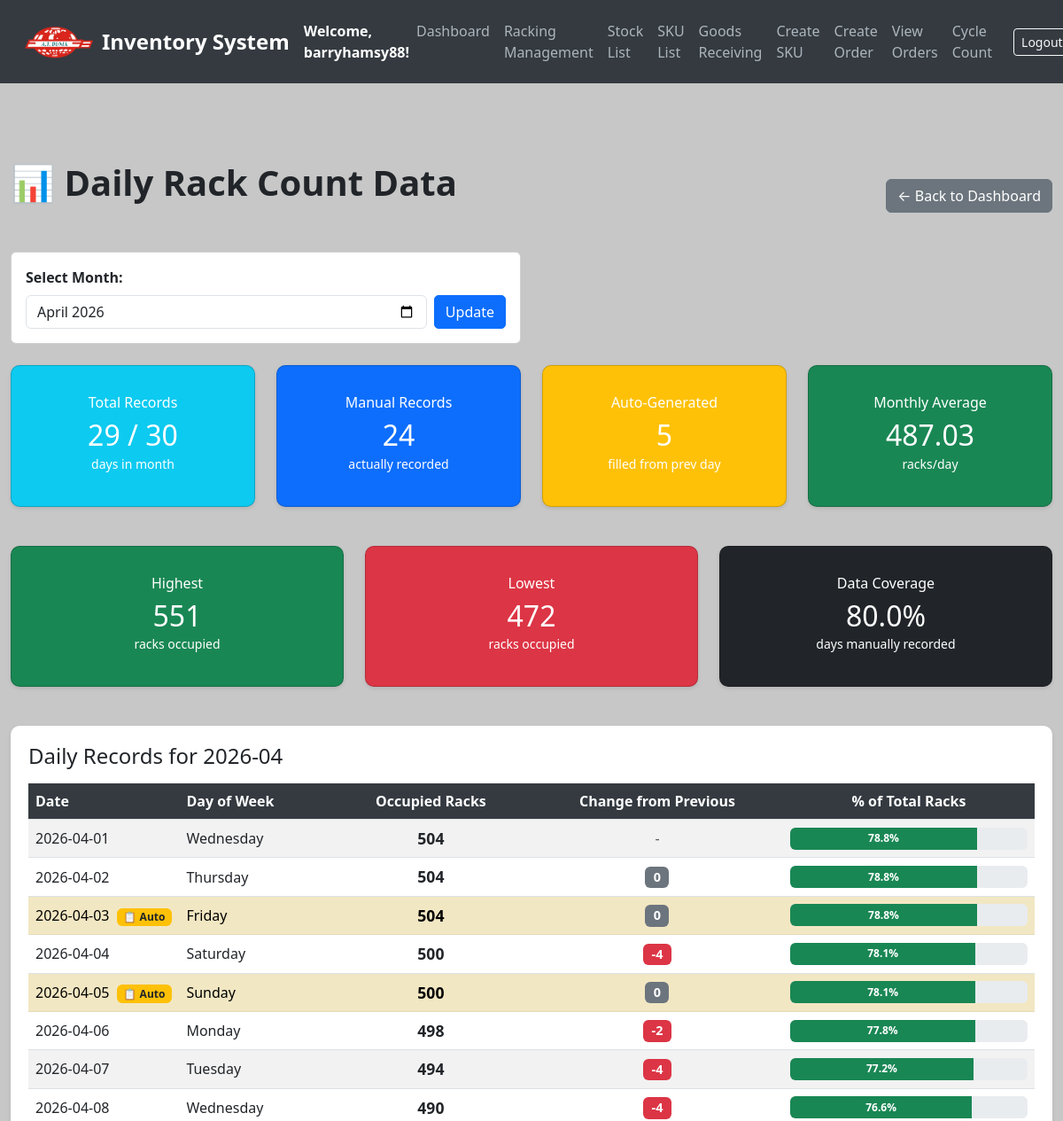
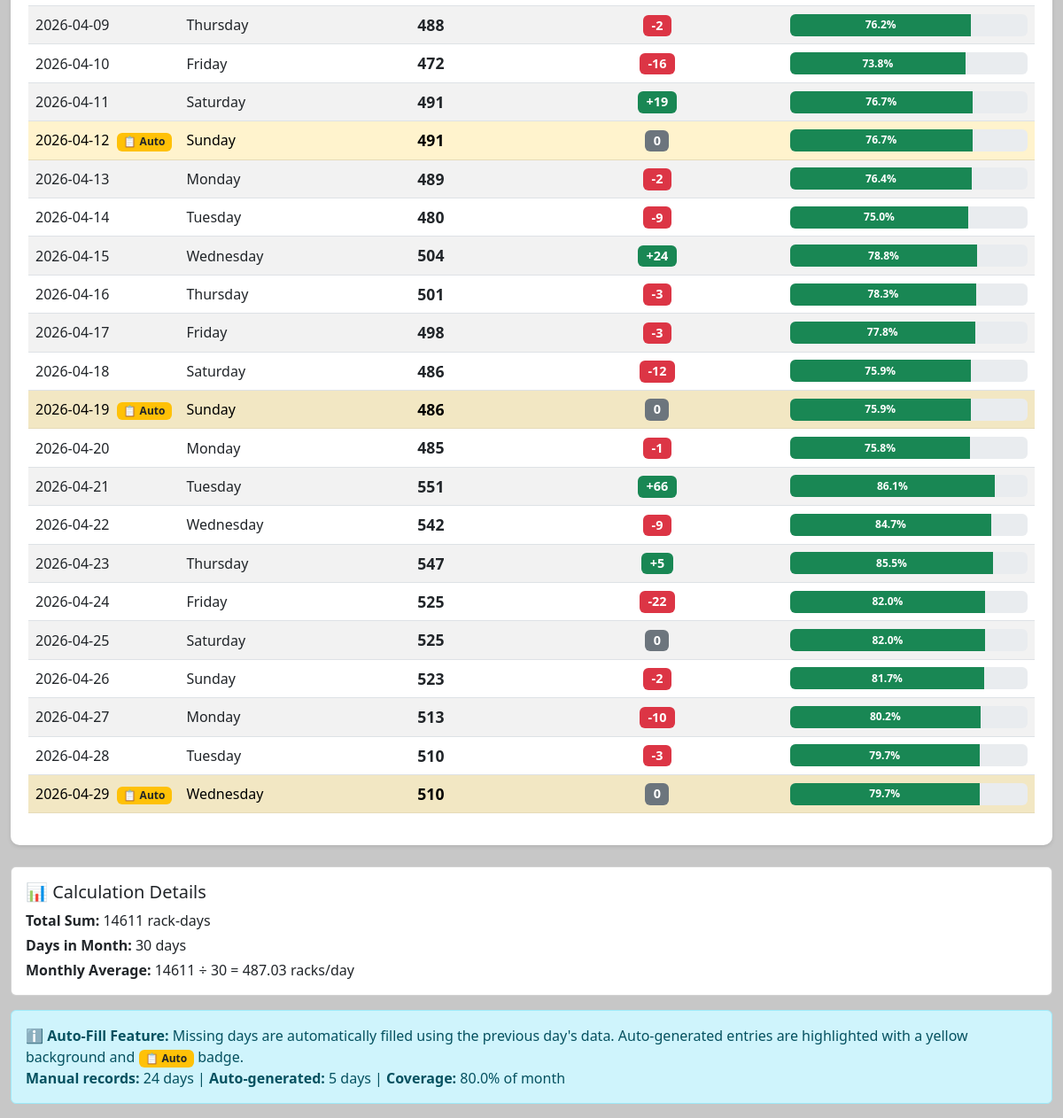
The app's page /daily-rack-count (signed in) with its own data (2 pictures, top to bottom).
### models.py (models this page shows, shortened)
class User(UserMixin, db.Model):
    __tablename__ = 'users'
    id = db.Column(db.Integer, primary_key=True)
    username = db.Column(db.String(80), unique=True, nullable=False)
    email = db.Column(db.String(120), unique=True, nullable=False)
    password = db.Column(db.String(200), nullable=False)  # Store hashed passwords
    date_created = db.Column(db.DateTime, default=get_local_time)
    last_login = db.Column(db.DateTime, nullable=True)
    is_active = db.Column(db.Boolean, default=True)  # For account activation/deactivation
    is_approved = db.Column(db.Boolean, default=False)
    is_admin = db.Column(db.Boolean, default=False)

class DailyRackCount(db.Model):
    id = db.Column(db.Integer, primary_key=True)
    date = db.Column(db.Date, unique=True, nullable=False, default=date.today)
    occupied_racks = db.Column(db.Integer, nullable=False)

### app.py (the view, shortened to what this page needs)
@app.route('/daily-rack-count')
@login_required
def daily_rack_count():
    from datetime import timedelta
    import pytz
    selected_month_str = request.args.get('month', default=None)
    if selected_month_str:
        try:
            selected_month = datetime.strptime(selected_month_str, '%Y-%m')
        except ValueError:
            selected_month = datetime.now()
    else:
        selected_month = datetime.now()
    days_in_month = monthrange(selected_month.year, selected_month.month)[1]
    today = datetime.now(pytz.timezone('Asia/Kuala_Lumpur')).date()
    daily_rack_counts = (
        db.session.query(DailyRackCount)
        .filter(extract('month', DailyRackCount.date) == selected_month.month)
        .filter(extract('year', DailyRackCount.date) == selected_month.year)
        .order_by(DailyRackCount.date.asc())  # Oldest first
        .all()
    )
    existing_data = {}
    for record in daily_rack_counts:
        existing_data[record.date] = {
            'date': record.date,
            'occupied_racks': record.occupied_racks,
            'is_auto_generated': False
        }
    complete_records = []
    first_day = datetime(selected_month.year, selected_month.month, 1).date()
    last_day = datetime(selected_month.year, selected_month.month, days_in_month).date()
    if last_day > today:
        last_day = today
    current_date = first_day
    previous_value = None  # Track the previous day's value for auto-fill
    while current_date <= last_day:
        if current_date in existing_data:
            complete_records.append(existing_data[current_date])
            previous_value = existing_data[current_date]['occupied_racks']
        else:
            if previous_value is not None:
                complete_records.append({
                    'date': current_date,
                    'occupied_racks': previous_value,
                    'is_auto_generated': True
                })
        current_date += timedelta(days=1)
    if complete_records:
        max_occupied = max(r['occupied_racks'] for r in complete_records)
        min_occupied = min(r['occupied_racks'] for r in complete_records)
        total_records = len(complete_records)
        manual_records = sum(1 for r in complete_records if not r['is_auto_generated'])
        auto_records = sum(1 for r in complete_records if r['is_auto_generated'])
        total_occupied = sum(r['occupied_racks'] for r in complete_records)
        monthly_average = total_occupied / days_in_month if days_in_month else 0
    total_racks = Racking.query.count()
    return render_template(
        'daily_rack_count.html',
        daily_rack_counts=complete_records,  # Complete list with auto-filled days (up to today)
        selected_month=selected_month_str or selected_month.strftime('%Y-%m'),
        max_occupied=max_occupied,
        min_occupied=min_occupied,
        total_daily_records=total_records,
        manual_records=manual_records,  # Count of manual records
        auto_records=auto_records,  # Count of auto-generated records
        days_in_month=days_in_month,
        monthly_average=monthly_average,
        total_occupied=total_occupied,
        total_racks=total_racks
    )

### app.py (called while the page is built)
@login_manager.user_loader
def load_user(user_id):
    return db.session.get(User, int(user_id))

### templates/daily_rack_count.html (shortened to what this page needs)
<!DOCTYPE html>
<html lang="en">
<head>
    <link href="https://cdn.jsdelivr.net/npm/bootstrap@5.3.0/dist/css/bootstrap.min.css" rel="stylesheet">
</head>
<body>
<nav class="navbar navbar-expand-lg navbar-dark">
    <div class="container-fluid">
        <img src="{{ url_for('static', filename='logo_.png') }}" alt="Logo" width="80" height="40" class="me-2">
        <a class="navbar-brand" href="/">Inventory System</a>
        <strong class="text-white">Welcome, {{ current_user.username }}!</strong>
        <div class="collapse navbar-collapse" id="navbarNav">
            <ul class="navbar-nav ms-auto">
                <li class="nav-item"><a class="nav-link" href="/dashboard">Dashboard</a></li>
                <li class="nav-item"><a class="nav-link" href="/create_racking">Racking Management</a></li>
                <li class="nav-item"><a class="nav-link" href="/stocks">Stock List</a></li>
                <li class="nav-item"><a class="nav-link" href="/sku-list">SKU List</a></li>
                <li class="nav-item"><a class="nav-link" href="/create-stock">Goods Receiving</a></li>
                <li class="nav-item"><a class="nav-link" href="/add-sku">Create SKU</a></li>
                <li class="nav-item"><a class="nav-link" href="/create-order">Create Order</a></li>
                <li class="nav-item"><a class="nav-link" href="/orders">View Orders</a></li>
                <li class="nav-item"><a class="nav-link" href="/cycle-count">Cycle Count</a></li>
            </ul>
            <form class="d-flex ms-3" action="{{ url_for('logout') }}" method="POST">
                <button class="btn btn-sm btn-outline-light" type="submit">Logout</button>
            </form>
        </div>
    </div>
</nav>
<div class="container mt-5">
    <div class="d-flex justify-content-between align-items-center mb-4">
        <h1>📊 Daily Rack Count Data</h1>
        <a href="/dashboard" class="btn btn-secondary">← Back to Dashboard</a>
    </div>
    <div class="row mb-4">
        <div class="col-md-6">
            <form method="GET" action="/daily-rack-count">
                <div class="card">
                    <div class="card-body">
                        <label for="month" class="form-label"><strong>Select Month:</strong></label>
                        <div class="d-flex gap-2">
                            <input type="month" id="month" name="month" class="form-control" value="{{ selected_month }}">
                            <button type="submit" class="btn btn-primary">Update</button>
                        </div>
                    </div>
                </div>
            </form>
        </div>
    </div>
    <div class="row mb-4">
        <div class="col-md-3">
            <div class="card text-white bg-info stat-card">
                <div class="card-body text-center">
                    <h6 class="card-subtitle mb-2">Total Records</h6>
                    <h2 class="card-title mb-0">{{ total_daily_records }} / {{ days_in_month }}</h2>
                    <small>days in month</small>
                </div>
            </div>
        </div>
        <div class="col-md-3">
            <div class="card text-white bg-primary stat-card">
                <div class="card-body text-center">
                    <h6 class="card-subtitle mb-2">Manual Records</h6>
                    <h2 class="card-title mb-0">{{ manual_records }}</h2>
                    <small>actually recorded</small>
                </div>
            </div>
        </div>
        <div class="col-md-3">
            <div class="card text-white bg-warning stat-card">
                <div class="card-body text-center">
                    <h6 class="card-subtitle mb-2">Auto-Generated</h6>
                    <h2 class="card-title mb-0">{{ auto_records }}</h2>
                    <small>filled from prev day</small>
                </div>
            </div>
        </div>
        <div class="col-md-3">
            <div class="card text-white bg-success stat-card">
                <div class="card-body text-center">
                    <h6 class="card-subtitle mb-2">Monthly Average</h6>
                    <h2 class="card-title mb-0">{{ monthly_average|round(2) }}</h2>
                    <small>racks/day</small>
                </div>
            </div>
        </div>
    </div>
    <div class="row mb-4">
        <div class="col-md-4">
            <div class="card text-white bg-success stat-card">
                <div class="card-body text-center">
                    <h6 class="card-subtitle mb-2">Highest</h6>
                    <h2 class="card-title mb-0">{{ max_occupied }}</h2>
                    <small>racks occupied</small>
                </div>
            </div>
        </div>
        <div class="col-md-4">
            <div class="card text-white bg-danger stat-card">
                <div class="card-body text-center">
                    <h6 class="card-subtitle mb-2">Lowest</h6>
                    <h2 class="card-title mb-0">{{ min_occupied }}</h2>
                    <small>racks occupied</small>
                </div>
            </div>
        </div>
        <div class="col-md-4">
            <div class="card text-white bg-dark stat-card">
                <div class="card-body text-center">
                    <h6 class="card-subtitle mb-2">Data Coverage</h6>
                    <h2 class="card-title mb-0">{{ ((manual_records / days_in_month) * 100)|round(1) }}%</h2>
                    <small>days manually recorded</small>
                </div>
            </div>
        </div>
    </div>
    <div class="table-responsive">
        <h4 class="mb-3">Daily Records for {{ selected_month }}</h4>
        <table class="table table-striped align-middle">
            <thead>
                <tr>
                    <th style="width: 15%;">Date</th>
                    <th style="width: 15%;">Day of Week</th>
                    <th style="width: 20%;" class="text-center">Occupied Racks</th>
                    <th style="width: 25%;" class="text-center">Change from Previous</th>
                    <th style="width: 25%;" class="text-center">% of Total Racks</th>
                </tr>
            </thead>
            <tbody>
                {% if daily_rack_counts %}
                    {% set prev_count = namespace(value=None) %}
                    {% for record in daily_rack_counts %}
                    <tr {% if record.is_auto_generated %}class="table-warning"{% endif %}>
                        <td>
                            {{ record.date.strftime('%Y-%m-%d') }}
                            {% if record.is_auto_generated %}
                                <span class="badge bg-warning text-dark ms-1" title="Auto-generated from previous day">📋 Auto</span>
                            {% endif %}
                        </td>
                        <td>{{ record.date.strftime('%A') }}</td>
                        <td class="text-center">
                            <strong style="font-size: 1.1rem;">{{ record.occupied_racks }}</strong>
                        </td>
                        <td class="text-center">
                            {% if prev_count.value is not none %}
                                {% set change = record.occupied_racks - prev_count.value %}
                                {% if change > 0 %}
                                    <span class="badge bg-success" style="font-size: 0.9rem;">+{{ change }}</span>
                                {% elif change < 0 %}
                                    <span class="badge bg-danger" style="font-size: 0.9rem;">{{ change }}</span>
                                {% else %}
                                    <span class="badge bg-secondary" style="font-size: 0.9rem;">0</span>
                                {% endif %}
                            {% else %}
                                <span class="text-muted">-</span>
                            {% endif %}
                            {% set prev_count.value = record.occupied_racks %}
                        </td>
                        <td class="text-center">
                            {% if total_racks > 0 %}
                                {% set percentage = (record.occupied_racks / total_racks) * 100 %}
                                <div class="progress" style="height: 25px;">
                                    <div class="progress-bar
                                        {% if percentage < 30 %}bg-danger
                                        {% elif percentage < 70 %}bg-warning
                                        {% else %}bg-success
                                        {% endif %}"
                                        role="progressbar"
                                        style="width: {{ percentage }}%;"
                                        aria-valuenow="{{ percentage }}"
                                        aria-valuemin="0"
                                        aria-valuemax="100">
                                        <strong>{{ percentage|round(1) }}%</strong>
                                    </div>
                                </div>
                            {% else %}
                                <span class="text-muted">N/A</span>
                            {% endif %}
                        </td>
                    </tr>
                    {% endfor %}
                {% endif %}
            </tbody>
        </table>
    </div>
    {% if daily_rack_counts %}
    <div class="card mt-4">
        <div class="card-body">
            <h5 class="card-title">📊 Calculation Details</h5>
            <p class="mb-1"><strong>Total Sum:</strong> {{ total_occupied }} rack-days</p>
            <p class="mb-1"><strong>Days in Month:</strong> {{ days_in_month }} days</p>
            <p class="mb-0"><strong>Monthly Average:</strong> {{ total_occupied }} ÷ {{ days_in_month }} = {{ monthly_average|round(2) }} racks/day</p>
        </div>
    </div>
    {% endif %}
    {% if auto_records > 0 %}
    <div class="alert alert-info mt-3">
        <strong>ℹ️ Auto-Fill Feature:</strong> Missing days are automatically filled using the previous day's data.
        Auto-generated entries are highlighted with a yellow background and <span class="badge bg-warning text-dark">📋 Auto</span> badge.
        <br>
        <strong>Manual records:</strong> {{ manual_records }} days |
        <strong>Auto-generated:</strong> {{ auto_records }} days |
        <strong>Coverage:</strong> {{ ((manual_records / days_in_month) * 100)|round(1) }}% of month
    </div>
    {% endif %}
</div>
</body>
</html>

### templates/daily_rack_count.html (style rules this page uses)
body { background-color: #C7C7C7; color: #212529; }
.navbar { background-color: #343a40; padding: 15px; }
.navbar-brand { font-weight: bold; color: #fff; font-size: 1.5rem; }
.nav-link { color: #adb5bd; font-weight: 500; }
.container { max-width: 1400px; padding-top: 40px; }
h1 { font-size: 2.5rem; font-weight: bold; margin-bottom: 30px; }
.stat-card { border-radius: 10px; padding: 20px; margin-bottom: 20px; box-shadow: 0 2px 4px rgba(0,0,0,0.1); }
.table-responsive { background: white; border-radius: 10px; padding: 20px; box-shadow: 0 2px 4px rgba(0,0,0,0.1); }
.table th { background-color: #343a40; color: white; font-weight: 600; }
.table-striped tbody tr:nth-of-type(odd) { background-color: rgba(0,0,0,0.02); }
.btn-primary { border-radius: 5px; transition: all 0.3s ease; }

### records on screen
User: username "barryhamsy88"
DailyRackCount: occupied_racks "551", date "2026-04-21", date "Tuesday", change "66", {{ percentage }} 86.09375 (drawn), percentage "86.1"
DailyRackCount: occupied_racks "472", date "2026-04-10", date "Friday", change "-16", {{ percentage }} 73.75 (drawn), percentage "73.8"
DailyRackCount: date "2026-04-01", date "Wednesday", occupied_racks "504", {{ percentage }} 78.75 (drawn), percentage "78.8"
DailyRackCount: date "2026-04-02", date "Thursday", occupied_racks "504", {{ percentage }} 78.75 (drawn), percentage "78.8", date "2026-04-03", shows "📋 Auto", date "Friday"
DailyRackCount: date "2026-04-04", date "Saturday", occupied_racks "500", change "-4", {{ percentage }} 78.125 (drawn), percentage "78.1", date "2026-04-05", shows "📋 Auto", date "Sunday"
DailyRackCount: date "2026-04-06", date "Monday", occupied_racks "498", change "-2", {{ percentage }} 77.8125 (drawn), percentage "77.8"
DailyRackCount: date "2026-04-07", date "Tuesday", occupied_racks "494", change "-4", {{ percentage }} 77.1875 (drawn), percentage "77.2"
DailyRackCount: date "2026-04-08", date "Wednesday", occupied_racks "490", change "-4", {{ percentage }} 76.5625 (drawn), percentage "76.6"
DailyRackCount: date "2026-04-09", date "Thursday", occupied_racks "488", change "-2", {{ percentage }} 76.25 (drawn), percentage "76.2"
DailyRackCount: date "2026-04-11", date "Saturday", occupied_racks "491", change "19", {{ percentage }} 76.71875 (drawn), percentage "76.7", date "2026-04-12", shows "📋 Auto", date "Sunday"
DailyRackCount: date "2026-04-13", date "Monday", occupied_racks "489", change "-2", {{ percentage }} 76.40625 (drawn), percentage "76.4"
DailyRackCount: date "2026-04-14", date "Tuesday", occupied_racks "480", change "-9", percentage "75.0"
DailyRackCount: date "2026-04-15", date "Wednesday", occupied_racks "504", change "24", {{ percentage }} 78.75 (drawn), percentage "78.8"
DailyRackCount: date "2026-04-16", date "Thursday", occupied_racks "501", change "-3", {{ percentage }} 78.28125 (drawn), percentage "78.3"
DailyRackCount: date "2026-04-17", date "Friday", occupied_racks "498", change "-3", {{ percentage }} 77.8125 (drawn), percentage "77.8"
DailyRackCount: date "2026-04-18", date "Saturday", occupied_racks "486", change "-12", {{ percentage }} 75.9375 (drawn), percentage "75.9", date "2026-04-19", shows "📋 Auto", date "Sunday"
DailyRackCount: date "2026-04-20", date "Monday", occupied_racks "485", change "-1", {{ percentage }} 75.78125 (drawn), percentage "75.8"
DailyRackCount: date "2026-04-22", date "Wednesday", occupied_racks "542", change "-9", {{ percentage }} 84.6875 (drawn), percentage "84.7"
DailyRackCount: date "2026-04-23", date "Thursday", occupied_racks "547", change "5", {{ percentage }} 85.46875 (drawn), percentage "85.5"
DailyRackCount: date "2026-04-24", date "Friday", occupied_racks "525", change "-22", {{ percentage }} 82.03125 (drawn), percentage "82.0"
DailyRackCount: date "2026-04-25", date "Saturday", occupied_racks "525", {{ percentage }} 82.03125 (drawn), percentage "82.0"
DailyRackCount: date "2026-04-26", date "Sunday", occupied_racks "523", change "-2", {{ percentage }} 81.71875 (drawn), percentage "81.7"
DailyRackCount: date "2026-04-27", date "Monday", occupied_racks "513", change "-10", {{ percentage }} 80.15625 (drawn), percentage "80.2"
DailyRackCount: date "2026-04-28", date "Tuesday", occupied_racks "510", change "-3", {{ percentage }} 79.6875 (drawn), percentage "79.7", date "2026-04-29", shows "📋 Auto", date "Wednesday"

### other values on screen
{{ total_daily_records }} "29"
{{ days_in_month }} "30"
{{ manual_records }} "24"
{{ auto_records }} "5"
{{ monthly_average|round(2) }} "487.03"
{{ ((manual_records / days_in_month) * 100)|round(1) }} "80.0"
{{ selected_month }} "2026-04"
{{ total_occupied }} "14611"
